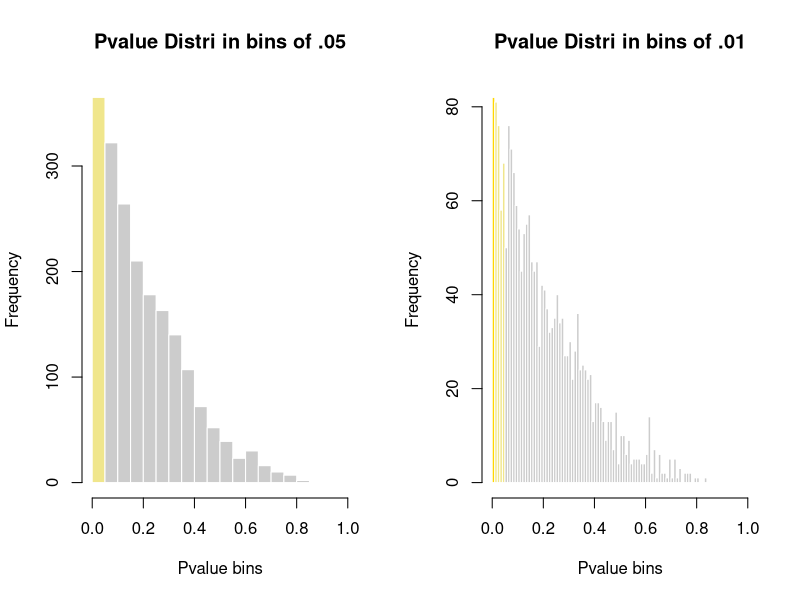

Source code (R):
#!/usr/bin/env Rscript
# this script does what?
library(Cairo)

# Create data
v <- rbeta(2000, 1 , 4)
 
# Calculate histogram, but do not draw it
# don't use a single integer with breaks (numbins)
# because R will prettify behind your back.
# best to use seq()
h1 <- hist(v, seq(0,1,.05), plot=F)
h2 <- hist(v, seq(0,1,.01), plot=F)
 
# Color vector
clr1 <- ifelse(h1$breaks < .05, "Khaki", "Grey80")
clr2 <- ifelse(h2$breaks < .01, "Gold", ifelse (h2$breaks <.05, "Khaki", "Grey80"))
 
# Final plot
# Cairo image template
CairoPNG("hs0.png", 1600, 800)
par(mfrow=c(1,2))
plot(h1, col=clr1, border=F , main="Pvalue Distri in bins of .05" , xlab="Pvalue bins", xlim=c(0,1))
plot(h2, col=clr2, border=F , main="Pvalue Distri in bins of .01" , xlab="Pvalue bins", xlim=c(0,1))
dev.off()
